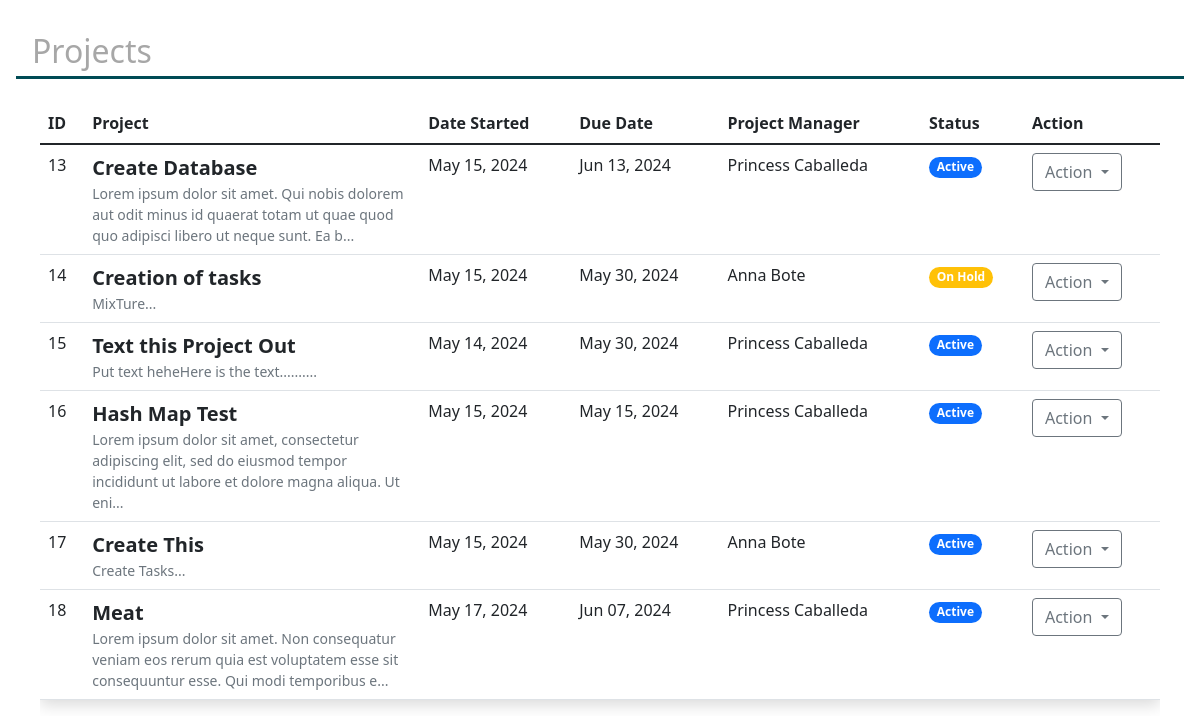
The app's page /containers/projects.php, older data.
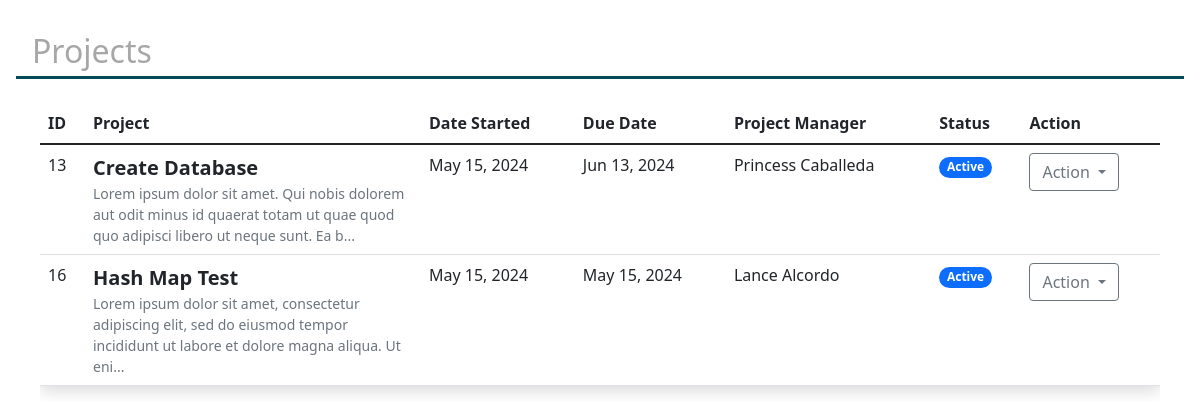
The same page, newer data.
### tables this page shows
CREATE TABLE `projects` (
  `project_id` int(6) NOT NULL,
  `project_name` varchar(50) NOT NULL,
  `start_date` date NOT NULL,
  `end_date` date NOT NULL,
  `project_manager` int(6) DEFAULT NULL,
  `project_status` enum('Active','Completed','On Hold') NOT NULL,
  `proj_description` mediumtext DEFAULT NULL
);

### containers/projects.php (the view, shortened to what this page needs)
<!DOCTYPE html>
<html lang="en">
<head>
    <link rel="stylesheet" href="styles/dashboard.css">
    <link href="https://maxcdn.bootstrapcdn.com/bootstrap/5.1.3/css/bootstrap.min.css" rel="stylesheet">
</head>
<body>
    <div class="body p-3">
        <section class="pageTitle1 p-3">
            <h2>Projects</h2>
        </section>
        <div class="separator"></div>
        <section class="p-4">
            <div class="table-responsive">
                <table class="table datatable">
                    <thead class="thead-dark">
                        <tr>
                            <th scope="col">ID</th>
                            <th scope="col" class="project-column">Project</th>
                            <th scope="col">Date Started</th>
                            <th scope="col">Due Date</th>
                            <th scope="col">Project Manager</th>
                            <th scope="col">Status</th>
                            <th scope="col">Action</th>
                        </tr>
                    </thead>
                    <tbody id="addData">
                        <?php
                        include "dbConnect.php";
                        $sql = "SELECT p.project_id, p.project_name, p.start_date, p.end_date,
                                   CONCAT(e.empl_firstname, ' ', e.empl_lastname) AS project_manager_name,
                                   p.project_status, p.proj_description
                                FROM projects p
                                LEFT JOIN employees e ON p.project_manager = e.emp_id";
                        $result = mysqli_query($conn, $sql);
                        if (mysqli_num_rows($result) > 0) {
                            while ($row = mysqli_fetch_assoc($result)) {
                                $content = base64_decode($row['proj_description']);
                                $plainTextContent = strip_tags($content);
                                $shortContent = substr($plainTextContent, 0, 130) . '...';
                                echo "<tr>";
                                echo "<td>" . $row['project_id'] . "</td>";
                                echo "<td class='project-column'><div><div class='fw-bold fs-5'>" . $row['project_name'] . "</div>
                                    <div class='text-wrap text-muted small'>" . $shortContent . "</div>
                                    </div></td>";
                                echo "<td>" . date('M d, Y', strtotime($row['start_date'])) . "</td>";
                                echo "<td>" . date('M d, Y', strtotime($row['end_date'])) . "</td>";
                                echo "<td>" . $row['project_manager_name'] . "</td>";
                                echo "<td>";
                                $stats = htmlspecialchars($row['project_status']);
                                $badgeClass = '';
                                switch ($stats) {
                                    case 'Active':
                                        $badgeClass = 'bg-primary';
                                        break;
                                    case 'On Hold':
                                        $badgeClass = 'bg-warning';
                                        break;
                                }
                                echo "<span class='badge rounded-pill $badgeClass'>$stats</span>";
                                echo "</td>";
                                echo "<td><div class='btn-group'>
                                <button type='button' class='btn btn-outline-secondary dropdown-toggle' data-bs-toggle='dropdown' aria-expanded='false'>
                                  Action
                                </button>
                                <ul class='dropdown-menu'>
                                  <li><a id='projviewbtn' class='projviewbtn dropdown-item' href='?page=viewproject&id=" . base64_encode($row['project_id']) . "' data-projId='" . $row['project_id'] . "'>View</a></li>
                                  <li><a id='projeditbtn' class='projeditbtn dropdown-item' href='#' data-projId='" . $row['project_id'] . "'>Edit</a></li>
                                  <li><hr class='dropdown-divider'></li>
                                  <li><a id='projdeletebtn' class='projdeletebtn text-danger dropdown-item' href='#' data-projId='" . $row['project_id'] . "'>Delete</a></li>
                                </ul>
                              </div>
                                  </td>";
                                echo "</tr>";
                            }
                        } else {
                            echo "<tr><td colspan='7'>No projects found</td></tr>";
                        }
                        ?>
                    </tbody>
                </table>
            </div>
        </section>
    </div>
</body>
</html>

Row changes from the older to the newer data that the page shows:
removed projects: project_id "14", project_name "Creation of tasks", proj_description "MixTure...", start_date "May 15, 2024", end_date "May 30, 2024", project_manager_name "Anna Bote", project_status "On Hold"
removed projects: project_id "15", project_name "Text this Project Out", proj_description "Put text heheHere is the text..........", start_date "May 14, 2024", end_date "May 30, 2024", project_manager_name "Princess Caballeda", project_status "Active"
removed projects: project_id "17", project_name "Create This", proj_description "Create Tasks...", start_date "May 15, 2024", end_date "May 30, 2024", project_manager_name "Anna Bote", project_status "Active"
removed projects: project_id "18", project_name "Meat", proj_description "Lorem ipsum dolor sit amet. Non consequatur veniam eos rerum quia est voluptatem esse sit consequuntur esse. Qui modi temporibus e...", start_date "May 17, 2024", end_date "Jun 07, 2024", project_manager_name "Princess Caballeda", project_status "Active"
changed projects "Hash Map Test": project_manager_name "Princess Caballeda" → "Lance Alcordo"
